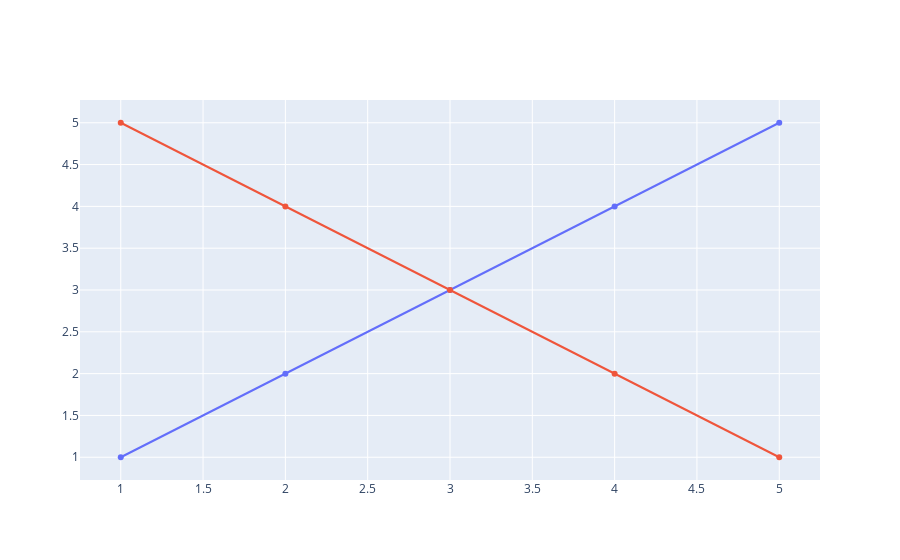

The notebook cell saved with this chart:
### Markdown cell above
<h4 id="Hide-Legend">Hide Legend<a class="anchor-link" href="#Hide-Legend">¶</a></h4>

### Code cell
import plotly.graph_objects as go

fig = go.Figure()

fig.add_trace(go.Scatter(
    x=[1, 2, 3, 4, 5],
    y=[1, 2, 3, 4, 5],
))

fig.add_trace(go.Scatter(
    x=[1, 2, 3, 4, 5],
    y=[5, 4, 3, 2, 1],
))

fig.update_layout(showlegend=False)

fig.show()

### Figure 1 — Plotly figure (JSON) as saved in the notebook; plotly's stock layout.template omitted (floating-point values rounded to 4 significant figures)
{"data": [{"type": "scatter", "x": [1, 2, 3, 4, 5], "y": [1, 2, 3, 4, 5]}, {"type": "scatter", "x": [1, 2, 3, 4, 5], "y": [5, 4, 3, 2, 1]}], "layout": {"showlegend": false}}
